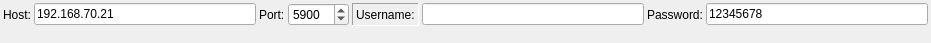
<?xml version="1.0" encoding="UTF-8"?>
<ui version="4.0">
 <class>Form</class>
 <widget class="QWidget" name="Form">
  <property name="geometry">
   <rect>
    <x>0</x>
    <y>0</y>
    <width>931</width>
    <height>43</height>
   </rect>
  </property>
  <property name="windowTitle">
   <string>Form</string>
  </property>
  <layout class="QVBoxLayout" name="verticalLayout">
   <property name="spacing">
    <number>2</number>
   </property>
   <property name="leftMargin">
    <number>2</number>
   </property>
   <property name="topMargin">
    <number>2</number>
   </property>
   <property name="rightMargin">
    <number>2</number>
   </property>
   <property name="bottomMargin">
    <number>2</number>
   </property>
   <item>
    <widget class="QWidget" name="widget" native="true">
     <layout class="QHBoxLayout" name="horizontalLayout">
      <property name="spacing">
       <number>3</number>
      </property>
      <property name="leftMargin">
       <number>1</number>
      </property>
      <property name="topMargin">
       <number>1</number>
      </property>
      <property name="rightMargin">
       <number>1</number>
      </property>
      <property name="bottomMargin">
       <number>1</number>
      </property>
      <item>
       <widget class="QLabel" name="lb_host">
        <property name="text">
         <string>Host:</string>
        </property>
       </widget>
      </item>
      <item>
       <widget class="QLineEdit" name="le_host">
        <property name="text">
         <string>192.168.70.21</string>
        </property>
       </widget>
      </item>
      <item>
       <widget class="QLabel" name="lb_port">
        <property name="text">
         <string>Port:</string>
        </property>
       </widget>
      </item>
      <item>
       <widget class="QSpinBox" name="sb_port">
        <property name="minimum">
         <number>1</number>
        </property>
        <property name="maximum">
         <number>65535</number>
        </property>
        <property name="value">
         <number>5900</number>
        </property>
       </widget>
      </item>
      <item>
       <widget class="QLabel" name="label">
        <property name="frameShape">
         <enum>QFrame::Panel</enum>
        </property>
        <property name="frameShadow">
         <enum>QFrame::Sunken</enum>
        </property>
        <property name="text">
         <string>Username:</string>
        </property>
       </widget>
      </item>
      <item>
       <widget class="QLineEdit" name="le_username"/>
      </item>
      <item>
       <widget class="QLabel" name="label_2">
        <property name="text">
         <string>Password:</string>
        </property>
       </widget>
      </item>
      <item>
       <widget class="QLineEdit" name="le_password">
        <property name="text">
         <string>12345678</string>
        </property>
       </widget>
      </item>
     </layout>
    </widget>
   </item>
   <item>
    <widget class="QWidget" name="widget_2" native="true">
     <layout class="QHBoxLayout" name="horizontalLayout_2">
      <property name="spacing">
       <number>3</number>
      </property>
      <property name="leftMargin">
       <number>1</number>
      </property>
      <property name="topMargin">
       <number>1</number>
      </property>
      <property name="rightMargin">
       <number>1</number>
      </property>
      <property name="bottomMargin">
       <number>1</number>
      </property>
     </layout>
    </widget>
   </item>
  </layout>
 </widget>
 <resources/>
 <connections/>
</ui>
